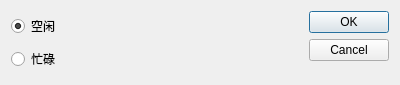
<?xml version="1.0" encoding="UTF-8"?>
<ui version="4.0">
 <class>modification</class>
 <widget class="QDialog" name="modification">
  <property name="geometry">
   <rect>
    <x>0</x>
    <y>0</y>
    <width>400</width>
    <height>85</height>
   </rect>
  </property>
  <property name="windowTitle">
   <string>修改状态为</string>
  </property>
  <layout class="QHBoxLayout" name="horizontalLayout">
   <item>
    <layout class="QVBoxLayout" name="verticalLayout">
     <item>
      <widget class="QRadioButton" name="avaliable">
       <property name="text">
        <string>空闲</string>
       </property>
       <property name="checked">
        <bool>true</bool>
       </property>
      </widget>
     </item>
     <item>
      <widget class="QRadioButton" name="busy">
       <property name="text">
        <string>忙碌</string>
       </property>
      </widget>
     </item>
    </layout>
   </item>
   <item>
    <widget class="QDialogButtonBox" name="buttonBox">
     <property name="orientation">
      <enum>Qt::Vertical</enum>
     </property>
     <property name="standardButtons">
      <set>QDialogButtonBox::Cancel|QDialogButtonBox::Ok</set>
     </property>
    </widget>
   </item>
  </layout>
 </widget>
 <resources/>
 <connections>
  <connection>
   <sender>buttonBox</sender>
   <signal>accepted()</signal>
   <receiver>modification</receiver>
   <slot>accept()</slot>
   <hints>
    <hint type="sourcelabel">
     <x>248</x>
     <y>254</y>
    </hint>
    <hint type="destinationlabel">
     <x>157</x>
     <y>274</y>
    </hint>
   </hints>
  </connection>
  <connection>
   <sender>buttonBox</sender>
   <signal>rejected()</signal>
   <receiver>modification</receiver>
   <slot>reject()</slot>
   <hints>
    <hint type="sourcelabel">
     <x>316</x>
     <y>260</y>
    </hint>
    <hint type="destinationlabel">
     <x>286</x>
     <y>274</y>
    </hint>
   </hints>
  </connection>
 </connections>
</ui>
